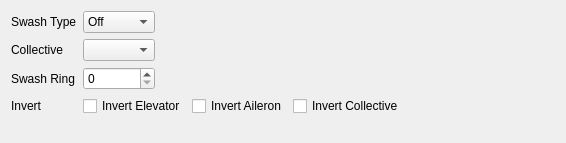
<?xml version="1.0" encoding="UTF-8"?>
<ui version="4.0">
 <class>Heli</class>
 <widget class="QWidget" name="Heli">
  <property name="geometry">
   <rect>
    <x>0</x>
    <y>0</y>
    <width>566</width>
    <height>143</height>
   </rect>
  </property>
  <property name="windowTitle">
   <string/>
  </property>
  <layout class="QGridLayout" name="gridLayout" columnstretch="0,0,0,1">
   <property name="horizontalSpacing">
    <number>6</number>
   </property>
   <item row="1" column="1">
    <widget class="QComboBox" name="swashCollectiveCB">
     <property name="sizePolicy">
      <sizepolicy hsizetype="Minimum" vsizetype="Minimum">
       <horstretch>0</horstretch>
       <verstretch>0</verstretch>
      </sizepolicy>
     </property>
    </widget>
   </item>
   <item row="1" column="0">
    <widget class="QLabel" name="label_106">
     <property name="text">
      <string>Collective</string>
     </property>
    </widget>
   </item>
   <item row="2" column="0">
    <widget class="QLabel" name="label_107">
     <property name="text">
      <string>Swash Ring</string>
     </property>
    </widget>
   </item>
   <item row="4" column="1">
    <spacer name="verticalSpacer_21">
     <property name="orientation">
      <enum>Qt::Vertical</enum>
     </property>
     <property name="sizeHint" stdset="0">
      <size>
       <width>20</width>
       <height>40</height>
      </size>
     </property>
    </spacer>
   </item>
   <item row="2" column="1">
    <widget class="QSpinBox" name="swashRingValSB">
     <property name="suffix">
      <string/>
     </property>
     <property name="minimum">
      <number>0</number>
     </property>
     <property name="maximum">
      <number>100</number>
     </property>
     <property name="singleStep">
      <number>1</number>
     </property>
     <property name="value">
      <number>0</number>
     </property>
    </widget>
   </item>
   <item row="0" column="0">
    <widget class="QLabel" name="label_103">
     <property name="text">
      <string>Swash Type</string>
     </property>
    </widget>
   </item>
   <item row="0" column="1">
    <widget class="QComboBox" name="swashTypeCB">
     <property name="sizePolicy">
      <sizepolicy hsizetype="Minimum" vsizetype="Minimum">
       <horstretch>0</horstretch>
       <verstretch>0</verstretch>
      </sizepolicy>
     </property>
     <item>
      <property name="text">
       <string>Off</string>
      </property>
     </item>
     <item>
      <property name="text">
       <string>120</string>
      </property>
     </item>
     <item>
      <property name="text">
       <string>120X</string>
      </property>
     </item>
     <item>
      <property name="text">
       <string>140</string>
      </property>
     </item>
     <item>
      <property name="text">
       <string>90</string>
      </property>
     </item>
    </widget>
   </item>
   <item row="3" column="0">
    <widget class="QLabel" name="label_108">
     <property name="text">
      <string>Invert</string>
     </property>
    </widget>
   </item>
   <item row="0" column="3" rowspan="4">
    <spacer name="horizontalSpacer">
     <property name="orientation">
      <enum>Qt::Horizontal</enum>
     </property>
     <property name="sizeHint" stdset="0">
      <size>
       <width>40</width>
       <height>20</height>
      </size>
     </property>
    </spacer>
   </item>
   <item row="0" column="2" rowspan="3">
    <spacer name="horizontalSpacer_2">
     <property name="orientation">
      <enum>Qt::Horizontal</enum>
     </property>
     <property name="sizeHint" stdset="0">
      <size>
       <width>40</width>
       <height>20</height>
      </size>
     </property>
    </spacer>
   </item>
   <item row="3" column="1" colspan="2">
    <layout class="QGridLayout" name="gridLayout_21">
     <item row="0" column="0">
      <widget class="QCheckBox" name="swashInvertELE">
       <property name="text">
        <string>Invert Elevator</string>
       </property>
      </widget>
     </item>
     <item row="0" column="1">
      <widget class="QCheckBox" name="swashInvertAIL">
       <property name="text">
        <string>Invert Aileron</string>
       </property>
      </widget>
     </item>
     <item row="0" column="2">
      <widget class="QCheckBox" name="swashInvertCOL">
       <property name="text">
        <string>Invert Collective</string>
       </property>
      </widget>
     </item>
    </layout>
   </item>
  </layout>
 </widget>
 <resources/>
 <connections/>
</ui>
